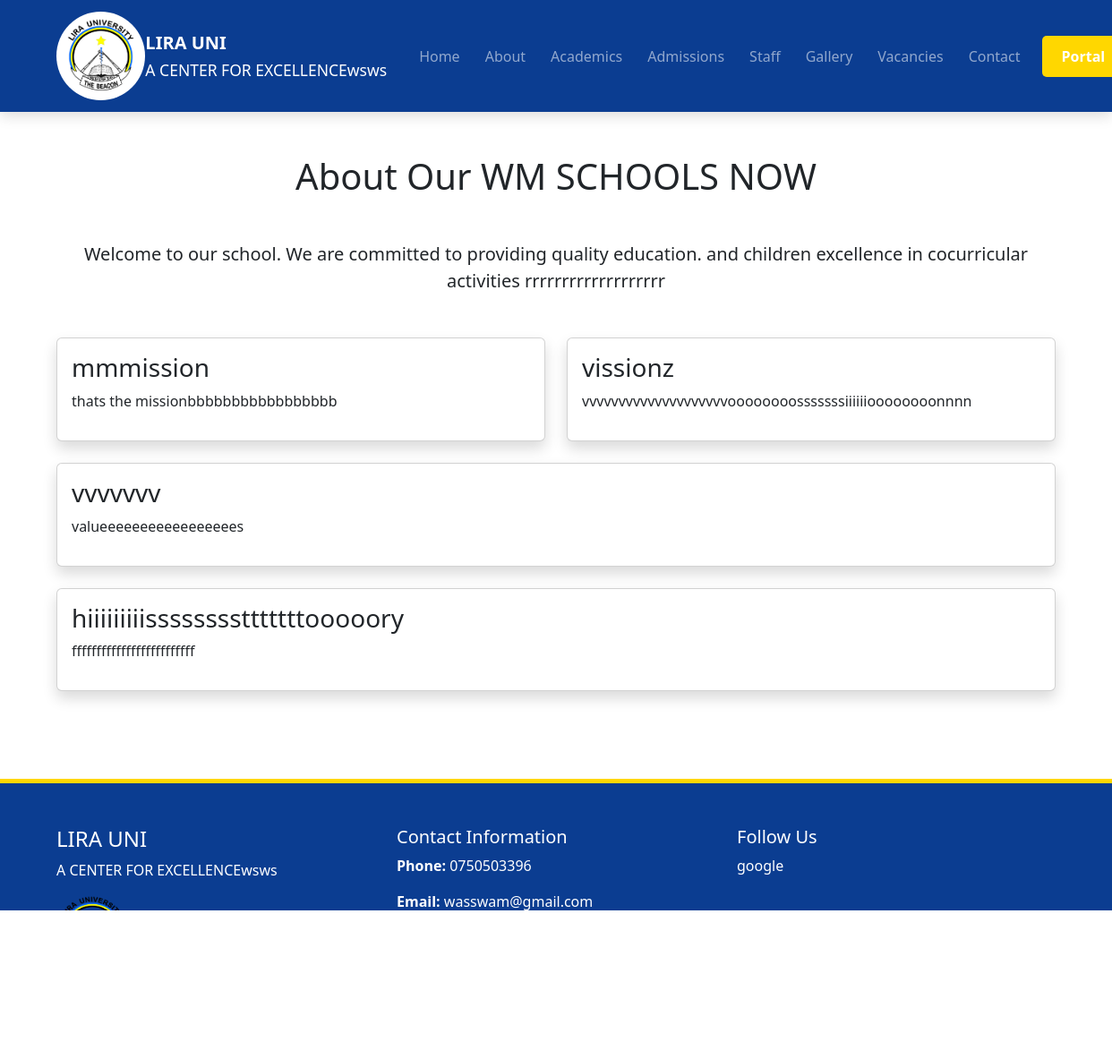
Page /about.php on the committed database.
### tables this page shows
CREATE TABLE `school_settings` (
  `id` int(11) NOT NULL,
  `school_name` varchar(255) DEFAULT NULL,
  `motto` varchar(255) DEFAULT NULL,
  `address` varchar(255) DEFAULT NULL,
  `phone` varchar(50) DEFAULT NULL,
  `email` varchar(100) DEFAULT NULL,
  `logo` varchar(255) DEFAULT NULL,
  `theme` varchar(50) DEFAULT 'modern',
  `primary_color` varchar(20) DEFAULT '#0d6efd',
  `secondary_color` varchar(20) DEFAULT '#198754',
  `accent_color` varchar(20) DEFAULT '#ffc107',
  `font_family` varchar(100) DEFAULT 'Arial'
);

CREATE TABLE `website_sections` (
  `section_id` int(11) NOT NULL,
  `page_name` varchar(50) NOT NULL,
  `section_key` varchar(100) NOT NULL,
  `title` varchar(255) DEFAULT NULL,
  `content` text DEFAULT NULL,
  `image` varchar(255) DEFAULT NULL,
  `created_at` timestamp NOT NULL DEFAULT current_timestamp()
);

CREATE TABLE `website_social_links` (
  `social_id` int(11) NOT NULL,
  `platform` varchar(50) DEFAULT NULL,
  `url` varchar(255) DEFAULT NULL,
  `icon` varchar(100) DEFAULT NULL
);

### about.php (called while the page is built)
<?php
include 'database/connection.php';
include 'includes/theme_loader.php';
include "themes/$theme/about.php";
?>

### includes/functions.php (called while the page is built, shortened)
<?php
function e($value)
{
    return htmlspecialchars((string) $value, ENT_QUOTES, 'UTF-8');
}
function get_section($conn, $page, $key)
{
    $result = mysqli_query(
        $conn,
        "SELECT *
         FROM website_sections
         WHERE page_name='$page'
         AND section_key='$key'
         LIMIT 1"
    );
    if(mysqli_num_rows($result) > 0)
    {
        return mysqli_fetch_assoc($result);
    }
    return false;
}
?>

### themes/classic/about.php (the view)
<?php
include 'header.php';
include 'navbar.php';
$intro = get_section($conn,'about','intro');
$mission = get_section($conn,'about','mission');
$vision = get_section($conn,'about','vision');
$values = get_section($conn,'about','values');
$history = get_section($conn,'about','history');
?>
<div class="container py-5">
<h1 class="text-center mb-5">
<?= e($intro['title']); ?>
</h1>
<p class="lead text-center mb-5">
<?= nl2br(e($intro['content'])); ?>
</p>
<div class="row">
<div class="col-md-6">
<div class="card mb-4 shadow">
<div class="card-body">
<h3>
<?= e($mission['title']); ?>
</h3>
<p>
<?= nl2br(e($mission['content'])); ?>
</p>
</div>
</div>
</div>
<div class="col-md-6">
<div class="card mb-4 shadow">
<div class="card-body">
<h3>
<?= e($vision['title']); ?>
</h3>
<p>
<?= nl2br(e($vision['content'])); ?>
</p>
</div>
</div>
</div>
</div>
<div class="card mb-4 shadow">
<div class="card-body">
<h3>
<?= e($values['title']); ?>
</h3>
<p>
<?= nl2br(e($values['content'])); ?>
</p>
</div>
</div>
<div class="card shadow">
<div class="card-body">
<h3>
<?= e($history['title']); ?>
</h3>
<p>
<?= nl2br(e($history['content'])); ?>
</p>
</div>
</div>
</div>
<?php include 'footer.php'; ?>

### themes/classic/navbar.php (shortened to what this page needs)
<nav class="navbar navbar-expand-xl navbar-dark
 sticky-top"
style="background:var(--primary-color);">
<div class="container">
<a
class="navbar-brand d-flex align-items-center"
href="/schlwb/index.php">
<?php if(!empty($settings['logo'])): ?>
<img
src="/schlwb/uploads/logos/<?= e($settings['logo']); ?>"
class="school-logo"
alt="School Logo">
<?php endif; ?>
<div>
<strong class="school-title">
<?= e($settings['school_name'] ?? 'School Name'); ?>
</strong>
<br>
<small>
<?= e($settings['motto'] ?? 'Excellence in Education'); ?>
</small>
</div>
</a>
<div
class="collapse navbar-collapse"
id="classicNavbar">
<ul class="navbar-nav ms-auto align-items-lg-center">
<li class="nav-item">
<a class="nav-link"
href="/schlwb/index.php">
Home
</a>
</li>
<li class="nav-item">
<a class="nav-link"
href="/schlwb/about.php">
About
</a>
</li>
<li class="nav-item">
<a class="nav-link"
href="/schlwb/academics.php">
Academics
</a>
</li>
<li class="nav-item">
<a class="nav-link"
href="/schlwb/admissions.php">
Admissions
</a>
</li>
<li class="nav-item">
<a class="nav-link"
href="/schlwb/staff.php">
Staff
</a>
</li>
<li class="nav-item">
<a class="nav-link"
href="/schlwb/gallery.php">
Gallery
</a>
</li>
<li class="nav-item">
<a class="nav-link"
href="/schlwb/vacancies.php">
Vacancies
</a>
</li>
<li class="nav-item">
<a class="nav-link"
href="/schlwb/contact.php">
Contact
</a>
</li>
<li class="nav-item ms-lg-3">
<a
href="/schlwb/portal/login.php"
class="classic-portal">
 Portal
</a>
</li>
</ul>
</div>
</div>
</nav>

### themes/classic/footer.php (shortened to what this page needs)
<?php
$social_links = mysqli_query(
    $conn,
    "SELECT * FROM website_social_links"
);
?>
<footer
style="
background-color: var(--primary-color);
color:white;
margin-top:50px;
border-top:5px solid var(--secondary-color);
">
<div class="container py-5">
<div class="row">
<div class="col-md-4">
<h4>
<?= e($settings['school_name']); ?>
</h4>
<p>
<?= e($settings['motto']); ?>
</p>
<?php if(!empty($settings['logo'])): ?>
<img
src="/schlwb/uploads/logos/<?= e($settings['logo']); ?>"
width="80">
<?php endif; ?>
</div>
<div class="col-md-4">
<h5>Contact Information</h5>
<p>
<strong>Phone:</strong>
<?= e($settings['phone'] ?? ''); ?>
</p>
<p>
<strong>Email:</strong>
<?= e($settings['email'] ?? ''); ?>
</p>
<p>
<strong>Address:</strong>
</p>
</div>
<div class="col-md-4">
<h5>Follow Us</h5>
<?php while($social = mysqli_fetch_assoc($social_links)): ?>
<p>
<a
href="<?= e($social['url']); ?>"
target="_blank"
style="color:white;text-decoration:none;">
<?= e($social['platform']); ?>
</a>
</p>
<?php endwhile; ?>
</div>
</div>
<hr>
<div class="text-center">
</div>
</div>
</footer>
</body>
</html>

### themes/classic/style.css (style rules this page uses)
.navbar { box-shadow:0 4px 15px rgba(0,0,0,.15); }
.school-logo { width:70px; height:70px; object-fit:contain; background:white; padding:6px; border-radius:50%; }
.school-title { font-size:20px; }
.nav-link { font-weight:500; margin-left:12px; transition:.3s; }
.classic-portal { background:var(--secondary-color); color:white; padding:10px 20px; border-radius:5px; text-decoration:none; font-weight:bold; border:2px solid transparent; transition:.3s; }
.school-logo { width: clamp(50px, 8vw, 100px); height: clamp(50px, 8vw, 100px); object-fit: contain; }
.navbar .nav-link { white-space: nowrap; }

### rows in the picture
school_settings: logo (picture), school_name "LIRA UNI", motto "A CENTER FOR EXCELLENCEwsws", phone "0750503396", email "wasswam@gmail.com"
website_sections: title "About Our WM SCHOOLS NOW", content "Welcome to our school. We are committed to providing quality education. and children excellence in cocurricular activities rrrrrrrrrrrrrrrrrrr"
website_sections: title "mmmission", content "thats the missionbbbbbbbbbbbbbbbbb"
website_sections: title "vissionz", content "vvvvvvvvvvvvvvvvvvvvoooooooosssssssiiiiiioooooooonnnn"
website_sections: title "vvvvvvv", content "valueeeeeeeeeeeeeeeees"
website_sections: title "hiiiiiiiiisssssssstttttttooooory", content "fffffffffffffffffffffffff"
website_social_links: platform "google"
